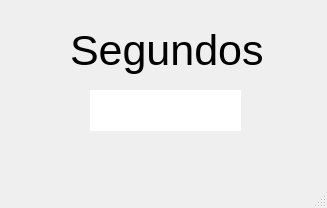
<?xml version="1.0" encoding="UTF-8"?>
<ui version="4.0">
 <class>MainWindow</class>
 <widget class="QMainWindow" name="MainWindow">
  <property name="geometry">
   <rect>
    <x>0</x>
    <y>0</y>
    <width>327</width>
    <height>208</height>
   </rect>
  </property>
  <property name="windowTitle">
   <string>MainWindow</string>
  </property>
  <widget class="QWidget" name="centralwidget">
   <widget class="QLabel" name="label">
    <property name="geometry">
     <rect>
      <x>70</x>
      <y>20</y>
      <width>321</width>
      <height>61</height>
     </rect>
    </property>
    <property name="font">
     <font>
      <pointsize>32</pointsize>
     </font>
    </property>
    <property name="text">
     <string>Segundos</string>
    </property>
   </widget>
   <widget class="QLabel" name="label_respuesta">
    <property name="geometry">
     <rect>
      <x>90</x>
      <y>90</y>
      <width>151</width>
      <height>41</height>
     </rect>
    </property>
    <property name="font">
     <font>
      <pointsize>25</pointsize>
     </font>
    </property>
    <property name="styleSheet">
     <string notr="true">background-color: rgb(255, 255, 255);</string>
    </property>
    <property name="text">
     <string/>
    </property>
   </widget>
  </widget>
  <widget class="QMenuBar" name="menubar">
   <property name="geometry">
    <rect>
     <x>0</x>
     <y>0</y>
     <width>327</width>
     <height>21</height>
    </rect>
   </property>
  </widget>
  <widget class="QStatusBar" name="statusbar"/>
 </widget>
 <resources/>
 <connections/>
</ui>
